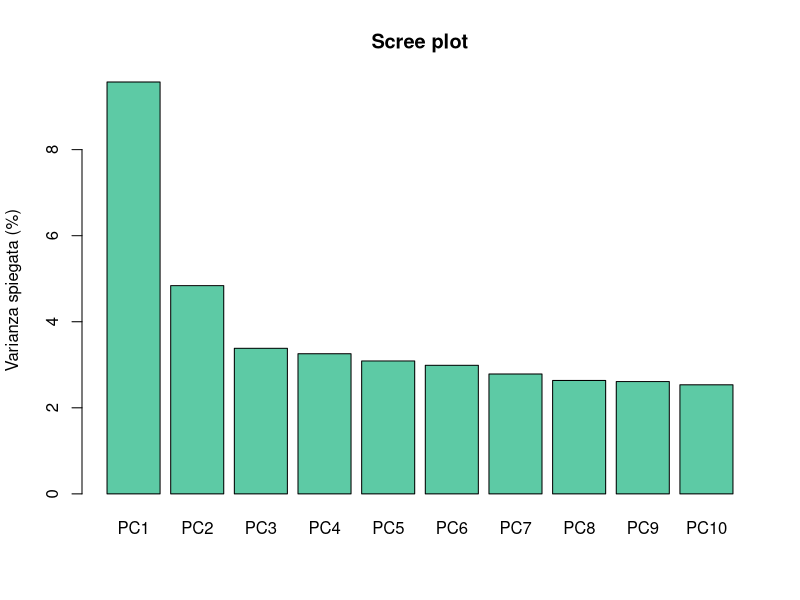
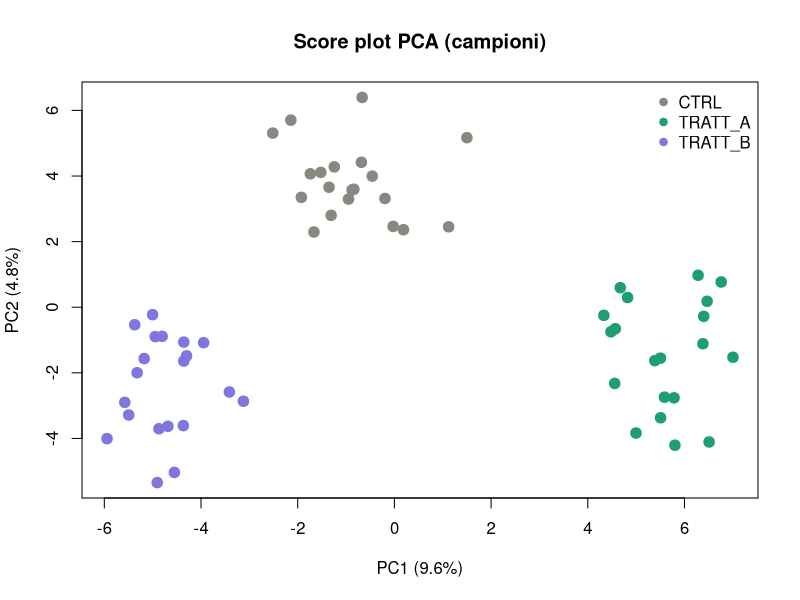
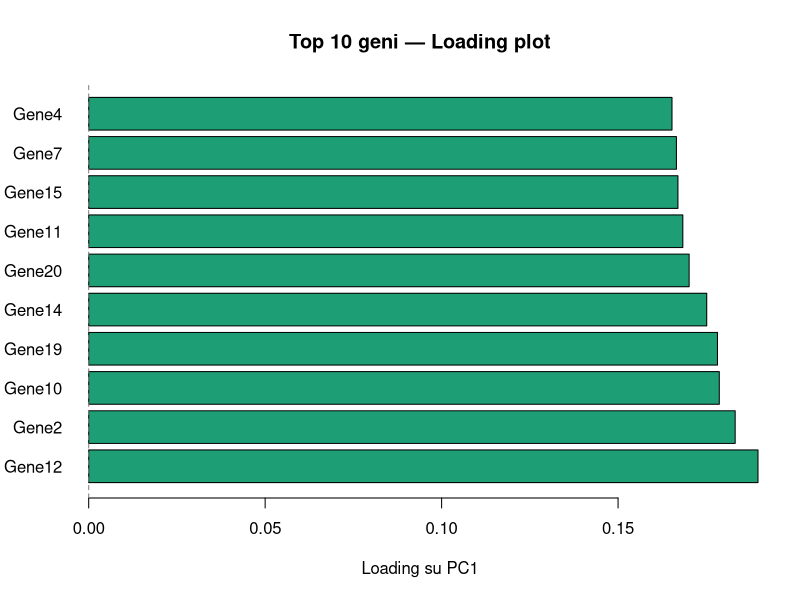

Reproduce these figures in R, in order.
# 
#  PCA SU DATI DI ESPRESSIONE GENICA
#  Struttura: 200 geni × 60 campioni (20 CTRL, 20 TRATT_A, 20 TRATT_B)
# 

set.seed(123)

# NB! Creazione dati: non fa parte dell'esercizio, ma questo serve per avere dati congrui
# se avete dei dati non serve

#  1. Simuliamo una matrice di espressione (log2-CPM) 
#        Nella pratica: readRDS("matrice_vst.rds") o simile
n_geni    <- 200
campioni  <- c(paste0("CTRL_",   1:20),
               paste0("TRATT_A_", 1:20),
               paste0("TRATT_B_", 1:20))
gruppo    <- rep(c("CTRL", "TRATT_A", "TRATT_B"), each = 20)

# Matrice base: rumore gaussiano (geni non differenziali)
expr <- matrix(rnorm(n_geni * 60, mean = 6, sd = 1),
               nrow = n_geni, ncol = 60)
rownames(expr) <- paste0("Gene", 1:n_geni)
colnames(expr) <- campioni

# Aggiunge segnale biologico reale ai primi 40 geni
expr[1:20,  21:40] <- expr[1:20,  21:40] + 2.5  # up in TRATT_A
expr[21:40, 41:60] <- expr[21:40, 41:60] - 2.0  # down in TRATT_B

#  2. PCA 
#  prcomp vuole campioni sulle righe, trasponiamo
#  scale. = TRUE: standardizza ogni gene (media 0, sd 1)
#  senza scale: geni con varianza alta dominerebbero
pca <- prcomp(t(expr), center = TRUE, scale. = TRUE)

# Varianza spiegata da ogni PC
var_exp <- (pca$sdev^2) / sum(pca$sdev^2) * 100
print(round(var_exp[1], 1))
print(round(var_exp[2], 1))

# 3. Scree plot (varianza spiegata) 
barplot(var_exp[1:10],
        names.arg = paste0("PC", 1:10),
        ylab = "Varianza spiegata (%)",
        main = "Scree plot",
        col  = "#5DCAA5")

# 4. Score plot: PC1 vs PC2 
#  pca$x contiene le coordinate dei campioni nello spazio PC
df <- data.frame(
  PC1    = pca$x[, 1],
  PC2    = pca$x[, 2],
  gruppo = gruppo
)
colori <- c(CTRL    = "#888780",
            TRATT_A = "#1D9E75",
            TRATT_B = "#7F77DD")

plot(df$PC1, df$PC2,
     col  = colori[df$gruppo],
     pch  = 19,
     cex  = 1.4,
     xlab = paste0("PC1 (", round(var_exp[1],1), "%)"),
     ylab = paste0("PC2 (", round(var_exp[2],1), "%)"),
     main = "Score plot PCA (campioni)")
legend("topright", legend = names(colori),
       col = colori, pch = 19, bty = "n")

# 5. Loading plot: quali geni guidano PC1? 
#  pca$rotation: contributo di ogni gene alle PC (eigengene)
loadings_pc1 <- pca$rotation[, 1]
top10        <- sort(abs(loadings_pc1), decreasing = TRUE)[1:10]

barplot(loadings_pc1[names(top10)],
        horiz = TRUE, las = 1,
        xlab  = "Loading su PC1",
        main  = "Top 10 geni — Loading plot",
        col   = ifelse(loadings_pc1[names(top10)] > 0,
                       "#1D9E75", "#7F77DD"))
abline(v = 0, lty = 2, col = "gray50")

# scree plot per scegliere quante PC conservare; 
# score plot per vedere se i campioni si separano per condizione; 
# loading plot per capire quali geni guidano la separazione. 
# Nessuna etichetta discreta assegnata: 
# la struttura è continua.
